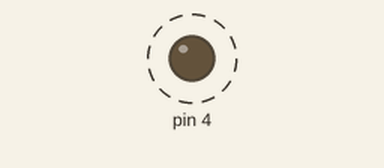
A sketch run on a simulated Arduino Uno, built with avr-gcc and run on an emulated ATmega328P. Parts: output pins drawn as LEDs (lit = HIGH). Dashed ring = blinking.

Above: at 0.5 s.
Timing chart, 0 to 4.6 s (numbered marks = the images above):
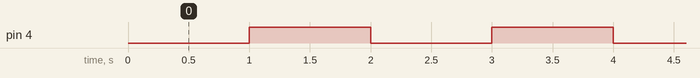

The sketch:

TIMEROVERF.ino
```cpp
void setup() {
  cli();
  DDRD |= (1 << DDD4);
  TCCR1A = 0;
  TCCR1B = 0;
  TCNT1 = 3035;
  TCCR1B |= (1 << CS12);
  TIMSK1 |= (1 << TOIE1);
  sei();
}

ISR(TIMER1_OVF_vect) {
  TCNT1 = 3035;
  PORTD ^= (1 << PORTD4);
}

void loop() {
}
```

Measured:
- by itself, pin 4: alternates HIGH for 1.0 s and LOW for 1.0 s
